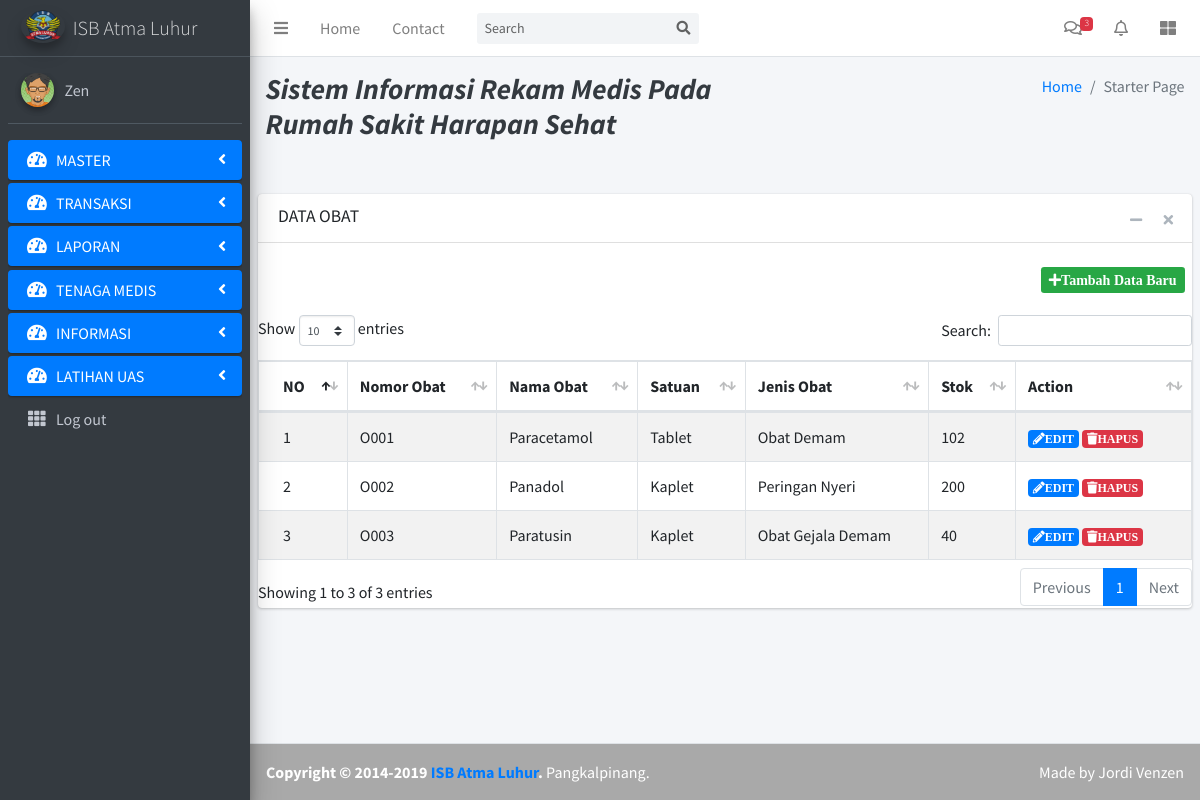
Page /index.php?page=obat (signed in) on the committed database.
### tables this page shows
CREATE TABLE `obat` (
  `kd_obat` varchar(5) NOT NULL,
  `nm_obat` varchar(50) NOT NULL,
  `satuan` varchar(20) NOT NULL,
  `jenis_obat` varchar(25) NOT NULL,
  `stok` int(3) NOT NULL
);

### page/obat.php (the view, shortened to what this page needs)
<section class="content-header">
</section>
<?php
include "config/koneksi.php";
?>
<section class="content">
    <div class="card">
        <div class="card-header">
            <h3 class="card-title">DATA OBAT</h3>
            <div class="card-tools">
                <button type="button" class="btn btn-tool" data-card-widget="collapse" data_toggle="tooltip" title="Collapse">
                    <i class="fas fa-minus"></i></button>
                <button type="button" class="btn btn-tool" data-card-widget="remove" data_toggle="tooltip" title="Remove">
                    <i class="fas fa-times"></i></button>
            </div>
        </div>
        <div  class="card-body p-0"><br>
            <div class="col text-right">
                <a href="index.php?page=tambah_obat" class="btn-sm btn-success"><i class="fas fa-plus">Tambah Data Baru</i></a><br><br>
            </div>
            <table id="daftar" class="table table-bordered table-striped">
                <thead>
                    <tr>
                        <th><i class=""></i>NO</th>
                        <th align="center"><i class="icon_profile"></i>Nomor Obat</th>
                        <th align="center"><i class="icon_profile"></i>Nama Obat</th>
                        <th align="center"><i class="icon_profile"></i>Satuan</th>
                        <th align="center"><i class="icon_profile"></i>Jenis Obat</th>
                        <th align="center"><i class="icon_profile"></i>Stok</th>
                        <th align="center"><i class="icon_profile"></i>Action</th>
                    </tr>
                </thead>
                <tbody>
<?php
$sql = mysqli_query($koneksi, "SELECT * FROM obat ORDER BY kd_obat");
$no = 1;
?>
<?php
    while($result=mysqli_fetch_array($sql)){
    echo '<tr><td>'.$no.'</td>
        <td>'.$result['kd_obat'].'</td>
    <td>'.$result['nm_obat'].'</td>
    <td>'.$result['satuan'].'</td>
    <td>'.$result['jenis_obat'].'</td>
    <td>'.$result['stok'].'</td>
    <td align="left">
<a href="index.php?page=edit_obat&kd_obat='.$result['kd_obat'].'" class="badge badge-primary"><i class="fas fa-pencil-alt">EDIT</i></a>
<a href="index.php?page=obat&action=hapus&kd_obat='.$result['kd_obat'].'" class="badge badge-danger"><i class="fas fa-trash">HAPUS</i></a>
    </td></tr>';
    $no++;
}
?>
</tbody></table>
</div>
</div>
</section>

### rows in the picture
obat: kd_obat "O001", nm_obat "Paracetamol", satuan "Tablet", jenis_obat "Obat Demam", stok "102"
obat: kd_obat "O002", nm_obat "Panadol", satuan "Kaplet", jenis_obat "Peringan Nyeri", stok "200"
obat: kd_obat "O003", nm_obat "Paratusin", satuan "Kaplet", jenis_obat "Obat Gejala Demam", stok "40"

### other values in the picture
$_SESSION['username'] "Zen"
